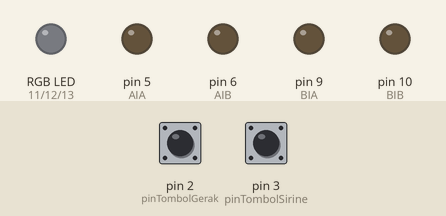
Simulated run of this sketch. Board: Arduino Uno, built with avr-gcc and run on an emulated ATmega328P. On the bench: an RGB LED mixed from three pins (HIGH = lit), output pins drawn as LEDs (lit = HIGH). Dashed ring = blinking. Inputs (shaded band) come from the test bench; at power-on: pin 2 (pinTombolGerak) HIGH, pin 3 (pinTombolSirine) HIGH.

Above: at 1.2 s.
1.3 s: pin 2 (pinTombolGerak) pulled LOW for 0.15 s
At 1.9 s:
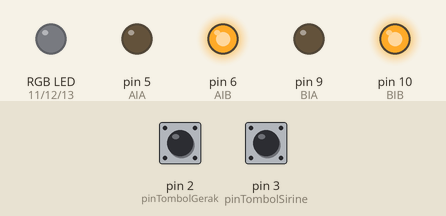
4.4 s: pin 3 (pinTombolSirine) pulled LOW for 3.2 s
At 5.2 s:
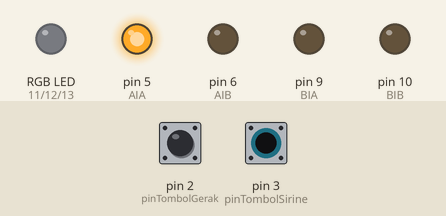
At 7.74 s:
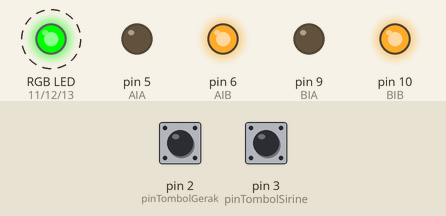
12.6 s: pin 2 (pinTombolGerak) pulled LOW for 3.2 s
18.8 s: pin 2 (pinTombolGerak) pulled LOW for 3.2 s
Timing chart, 0 to 29.4 s (numbered marks = the images above; inputs shaded):
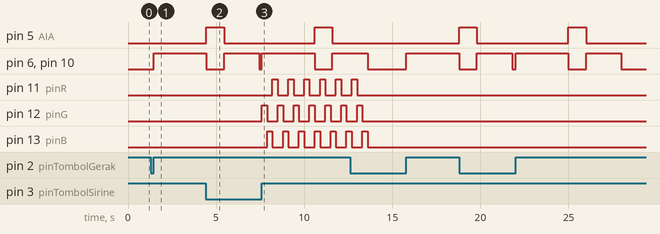

Measured:
- after the input at 1.3 s, pin 6 (AIB), pin 10 (BIB): LOW → HIGH after 0.15 s
- after the input at 4.4 s, pin 11 (pinR): alternates HIGH for 0.30 s and LOW for 0.60 s, starting after 3.8 s; pin 12 (pinG): alternates HIGH for 0.30 s and LOW for 0.60 s, starting after 3.2 s; pin 13 (pinB): alternates HIGH for 0.30 s and LOW for 0.60 s, starting after 3.5 s
- after the input at 12.6 s, pin 5 (AIA): LOW → HIGH after 6.2 s
- by itself, pin 5 (AIA): alternates HIGH for 1.0 s and LOW for 5.2 s

The sketch:

S1_Code_class4_PT10-12.ino
```cpp
//======================================================
// KELAS 4 - WHILE & BREAK
// TOMBOL 1 = ROBOT BERJALAN
// TOMBOL 2 = ROBOT BERJALAN + RGB SIRINE
//======================================================

//--------------- PIN -----------------
const int pinTombolGerak  = 2;
const int pinTombolSirine = 3;

// Driver Motor
const int AIA = 5;
const int AIB = 6;
const int BIA = 9;
const int BIB = 10;

// RGB LED
const int pinR = 11;
const int pinG = 12;
const int pinB = 13;

//-------------------------------------

unsigned long waktuRGB = 0;
int warna = 0;

void setup()
{
  pinMode(pinTombolGerak, INPUT_PULLUP);
  pinMode(pinTombolSirine, INPUT_PULLUP);

  pinMode(AIA, OUTPUT);
  pinMode(AIB, OUTPUT);
  pinMode(BIA, OUTPUT);
  pinMode(BIB, OUTPUT);

  pinMode(pinR, OUTPUT);
  pinMode(pinG, OUTPUT);
  pinMode(pinB, OUTPUT);

  robotBerhenti();
  lampuMati();
}

void loop()
{
  int mode = 0;

  //==============================
  // MENUNGGU TOMBOL
  //==============================
  while (true)
  {
    if (digitalRead(pinTombolGerak) == LOW)
    {
      delay(20); // debounce

      if (digitalRead(pinTombolGerak) == LOW)
      {
        mode = 1;

        while (digitalRead(pinTombolGerak) == LOW);
        break;
      }
    }

    if (digitalRead(pinTombolSirine) == LOW)
    {
      delay(20);

      if (digitalRead(pinTombolSirine) == LOW)
      {
        mode = 2;

        while (digitalRead(pinTombolSirine) == LOW);
        break;
      }
    }
  }

  //==============================
  // PILIH MODE
  //==============================

  if (mode == 1)
  {
    jalankanRobot(false);
  }

  if (mode == 2)
  {
    jalankanRobot(true);
  }

  robotBerhenti();
  lampuMati();
}

//======================================================
// PROGRAM UTAMA ROBOT
//======================================================

void jalankanRobot(bool sirine)
{
  gerak(robotMundur, 500, sirine);

  gerak(robotMaju, 2500, sirine);

  gerak(robotBelokKanan, 500, sirine);

  gerak(robotBelokKanan, 500, sirine);

  gerak(robotMaju, 2000, sirine);
}

//======================================================
// GERAK + RGB
//======================================================

void gerak(void (*fungsiGerak)(), int waktu, bool sirine)
{
  fungsiGerak();

  unsigned long mulai = millis();

  while (millis() - mulai < waktu)
  {
    if (sirine)
    {
      updateSirine();
    }
  }
}

//======================================================
// RGB SIRINE
//======================================================

void updateSirine()
{
  if (millis() - waktuRGB >= 300)
  {
    waktuRGB = millis();

    warna++;

    if (warna > 2)
      warna = 0;

    lampuMati();

    if (warna == 0)
      digitalWrite(pinR, HIGH);

    else if (warna == 1)
      digitalWrite(pinG, HIGH);

    else
      digitalWrite(pinB, HIGH);
  }
}

//======================================================
// MOTOR
//======================================================

void robotMaju()
{
  digitalWrite(AIA, LOW);
  digitalWrite(AIB, HIGH);

  digitalWrite(BIA, LOW);
  digitalWrite(BIB, HIGH);
}

void robotMundur()
{
  digitalWrite(AIA, LOW);
  digitalWrite(AIB, HIGH);

  digitalWrite(BIA, LOW);
  digitalWrite(BIB, HIGH);
}

void robotBelokKanan()
{
  digitalWrite(AIA, HIGH);
  digitalWrite(AIB, LOW);

  digitalWrite(BIA, LOW);
  digitalWrite(BIB, LOW);
}

void robotBerhenti()
{
  digitalWrite(AIA, LOW);
  digitalWrite(AIB, LOW);

  digitalWrite(BIA, LOW);
  digitalWrite(BIB, LOW);
}

//======================================================
// RGB
//======================================================

void lampuMati()
{
  digitalWrite(pinR, LOW);
  digitalWrite(pinG, LOW);
  digitalWrite(pinB, LOW);
}
```
